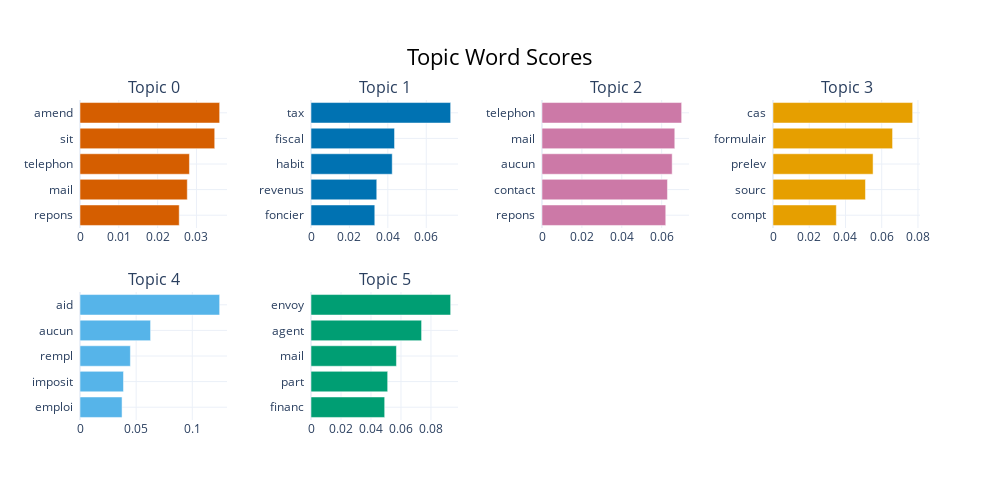

The notebook cell saved with this chart:
### Code cell
model.visualize_barchart()

### Figure 1 — Plotly figure (JSON) as saved in the notebook; plotly's stock layout.template omitted (floating-point values rounded to 4 significant figures)
{"data": [{"marker": {"color": "#D55E00"}, "orientation": "h", "type": "bar", "x": [0.02556, 0.02764, 0.0282, 0.03471, 0.03598], "xaxis": "x", "y": ["repons  ", "mail  ", "telephon  ", "sit  ", "amend  "], "yaxis": "y"}, {"marker": {"color": "#0072B2"}, "orientation": "h", "type": "bar", "x": [0.03321, 0.03423, 0.04228, 0.04348, 0.0727], "xaxis": "x2", "y": ["foncier  ", "revenus  ", "habit  ", "fiscal  ", "tax  "], "yaxis": "y2"}, {"marker": {"color": "#CC79A7"}, "orientation": "h", "type": "bar", "x": [0.06205, 0.06289, 0.06526, 0.06658, 0.07002], "xaxis": "x3", "y": ["repons  ", "contact  ", "aucun  ", "mail  ", "telephon  "], "yaxis": "y3"}, {"marker": {"color": "#E69F00"}, "orientation": "h", "type": "bar", "x": [0.03496, 0.05103, 0.05523, 0.06599, 0.07707], "xaxis": "x4", "y": ["compt  ", "sourc  ", "prelev  ", "formulair  ", "cas  "], "yaxis": "y4"}, {"marker": {"color": "#56B4E9"}, "orientation": "h", "type": "bar", "x": [0.03746, 0.03873, 0.04486, 0.06286, 0.1244], "xaxis": "x5", "y": ["emploi  ", "imposit  ", "rempl  ", "aucun  ", "aid  "], "yaxis": "y5"}, {"marker": {"color": "#009E73"}, "orientation": "h", "type": "bar", "x": [0.04913, 0.05112, 0.05697, 0.07373, 0.09311], "xaxis": "x6", "y": ["financ  ", "part  ", "mail  ", "agent  ", "envoy  "], "yaxis": "y6"}], "layout": {"annotations": [{"font": {"size": 16}, "showarrow": false, "text": "Topic 0", "x": 0.0875, "xanchor": "center", "xref": "paper", "y": 1, "yanchor": "bottom", "yref": "paper"}, {"font": {"size": 16}, "showarrow": false, "text": "Topic 1", "x": 0.3625, "xanchor": "center", "xref": "paper", "y": 1, "yanchor": "bottom", "yref": "paper"}, {"font": {"size": 16}, "showarrow": false, "text": "Topic 2", "x": 0.6375, "xanchor": "center", "xref": "paper", "y": 1, "yanchor": "bottom", "yref": "paper"}, {"font": {"size": 16}, "showarrow": false, "text": "Topic 3", "x": 0.9125, "xanchor": "center", "xref": "paper", "y": 1, "yanchor": "bottom", "yref": "paper"}, {"font": {"size": 16}, "showarrow": false, "text": "Topic 4", "x": 0.0875, "xanchor": "center", "xref": "paper", "y": 0.4, "yanchor": "bottom", "yref": "paper"}, {"font": {"size": 16}, "showarrow": false, "text": "Topic 5", "x": 0.3625, "xanchor": "center", "xref": "paper", "y": 0.4, "yanchor": "bottom", "yref": "paper"}], "height": 500, "hoverlabel": {"bgcolor": "white", "font": {"family": "Rockwell", "size": 16}}, "showlegend": false, "title": {"font": {"color": "Black", "size": 22}, "text": "Topic Word Scores", "x": 0.5, "xanchor": "center", "yanchor": "top"}, "width": 1000, "xaxis": {"anchor": "y", "domain": [0, 0.175], "showgrid": true}, "xaxis2": {"anchor": "y2", "domain": [0.275, 0.45], "showgrid": true}, "xaxis3": {"anchor": "y3", "domain": [0.55, 0.725], "showgrid": true}, "xaxis4": {"anchor": "y4", "domain": [0.825, 1], "showgrid": true}, "xaxis5": {"anchor": "y5", "domain": [0, 0.175], "showgrid": true}, "xaxis6": {"anchor": "y6", "domain": [0.275, 0.45], "showgrid": true}, "xaxis7": {"anchor": "y7", "domain": [0.55, 0.725], "showgrid": true}, "xaxis8": {"anchor": "y8", "domain": [0.825, 1], "showgrid": true}, "yaxis": {"anchor": "x", "domain": [0.6, 1], "showgrid": true}, "yaxis2": {"anchor": "x2", "domain": [0.6, 1], "showgrid": true}, "yaxis3": {"anchor": "x3", "domain": [0.6, 1], "showgrid": true}, "yaxis4": {"anchor": "x4", "domain": [0.6, 1], "showgrid": true}, "yaxis5": {"anchor": "x5", "domain": [0, 0.4], "showgrid": true}, "yaxis6": {"anchor": "x6", "domain": [0, 0.4], "showgrid": true}, "yaxis7": {"anchor": "x7", "domain": [0, 0.4], "showgrid": true}, "yaxis8": {"anchor": "x8", "domain": [0, 0.4], "showgrid": true}}}
